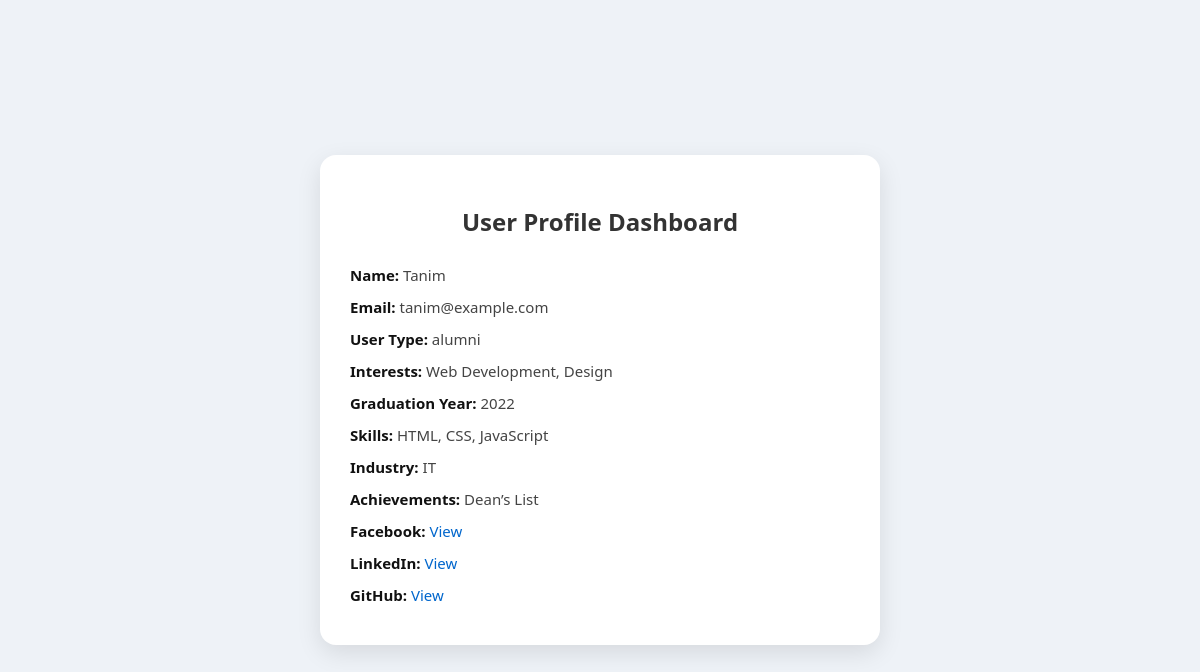
Screenshot of /Profile_dashboard/profile_dashboard_page.php (signed in) with the database file from the repository.
### tables this page shows
CREATE TABLE `user` (
  `user_id` int(11) NOT NULL,
  `name` varchar(255) NOT NULL,
  `email` varchar(255) NOT NULL,
  `password` varchar(255) NOT NULL,
  `interests` text DEFAULT NULL,
  `user_type` varchar(50) DEFAULT NULL,
  `achievements` text DEFAULT NULL,
  `graduation_year` int(11) DEFAULT NULL,
  `skills` text DEFAULT NULL,
  `industry` varchar(100) DEFAULT NULL
);

### Profile_dashboard/profile_dashboard_page.php (the view, shortened to what this page needs)
<?php
require_once '../connection.php';
$user_id = $_SESSION['user_id'] ?? 1;
$userResult = $conn->query("SELECT * FROM user WHERE user_id = $user_id");
$user = $userResult->fetch_assoc();
$socialResult = $conn->query("SELECT * FROM Alumni_socials WHERE user_id = $user_id");
$social = $socialResult->fetch_assoc();
$facebook = $social['facebook'] ?? '#';
$linkedin = $social['linkedin'] ?? '#';
$github   = $social['github'] ?? '#';
?>
<!DOCTYPE html>
<html lang="en">
<head>
    <link rel="stylesheet" href="profile_dashboard_style.css">
</head>
<body>
    <div class="dashboard-container">
        <h2>User Profile Dashboard</h2>
        <div class="profile-box">
            <p><strong>Name:</strong> <?= htmlspecialchars($user['name']) ?></p>
            <p><strong>Email:</strong> <?= htmlspecialchars($user['email']) ?></p>
            <p><strong>User Type:</strong> <?= htmlspecialchars($user['user_type']) ?></p>
            <p><strong>Interests:</strong> <?= htmlspecialchars($user['interests']) ?></p>
            <p><strong>Graduation Year:</strong> <?= htmlspecialchars($user['graduation_year']) ?></p>
            <p><strong>Skills:</strong> <?= htmlspecialchars($user['skills']) ?></p>
            <p><strong>Industry:</strong> <?= htmlspecialchars($user['industry']) ?></p>
            <p><strong>Achievements:</strong> <?= htmlspecialchars($user['achievements']) ?></p>
            <p><strong>Facebook:</strong> <a href="<?= $facebook ?>" target="_blank">View</a></p>
            <p><strong>LinkedIn:</strong> <a href="<?= $linkedin ?>" target="_blank">View</a></p>
            <p><strong>GitHub:</strong> <a href="<?= $github ?>" target="_blank">View</a></p>
        </div>
    </div>
</body>
</html>

### Profile_dashboard/profile_dashboard_style.css (style rules this page uses)
body { font-family: 'Segoe UI', Tahoma, Geneva, Verdana, sans-serif; background-color: #eef2f7; margin: 0; padding: 0; display: flex; justify-content: center; align-items: center; height: 100vh; }
.dashboard-container { background-color: #ffffff; width: 500px; padding: 30px; border-radius: 16px; box-shadow: 0 8px 24px rgba(0, 0, 0, 0.1); }
h2 { text-align: center; margin-bottom: 25px; color: #333333; }
.profile-box p { font-size: 15px; line-height: 1.6; color: #444; margin: 8px 0; }
.profile-box p strong { color: #111; }
.profile-box a { color: #0066cc; text-decoration: none; }

### rows the page displays
user: name "Tanim", email "tanim@example.com", user_type "alumni", interests "Web Development, Design", graduation_year "2022", skills "HTML, CSS, JavaScript", industry "IT", achievements "Dean’s List"
